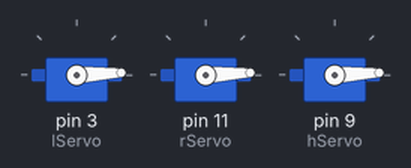
Simulated run of this sketch. Board: Arduino Uno, built with avr-gcc and run on an emulated ATmega328P. Shown: 3 × servo. What the sketch prints to the serial monitor is not drawn.

Above: at 0.05 s.
At 0.7 s:
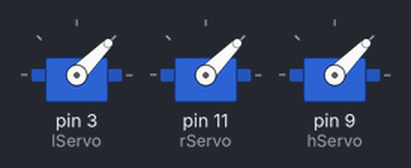
At 1.35 s:
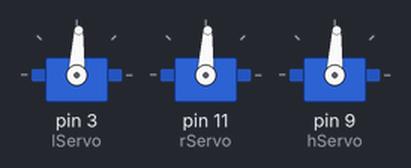
At 2.65 s:
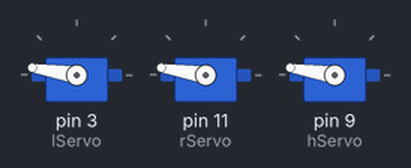
At 3.95 s:
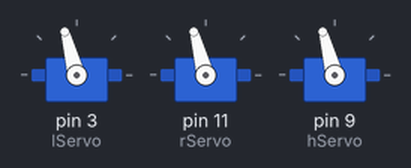
At 5.3 s:
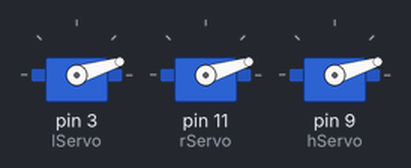
Timing chart, 0 to 7.2 s (numbered marks = the images above):
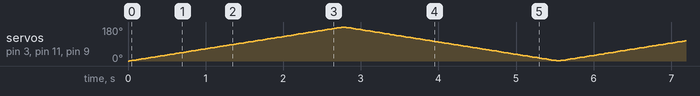

The sketch:

Sweep.ino
```cpp
#include <Servo.h>

Servo lServo;
Servo rServo;
Servo hServo;

int pos = 0;

void setup() {
  lServo.attach(3);
  rServo.attach(11);
  hServo.attach(9);
  Serial.begin(9600);
  }

void loop() {
  for(pos = 0; pos < 180; pos += 1) {
    lServo.write(pos);
    rServo.write(pos);
    hServo.write(pos);
    Serial.println(pos);
    delay(15);
    }
  for(pos = 180; pos>=1; pos-=1) {
    lServo.write(pos);
    rServo.write(pos);
    hServo.write(pos);
    Serial.println(pos);
    delay(15);
    }
  }
```
